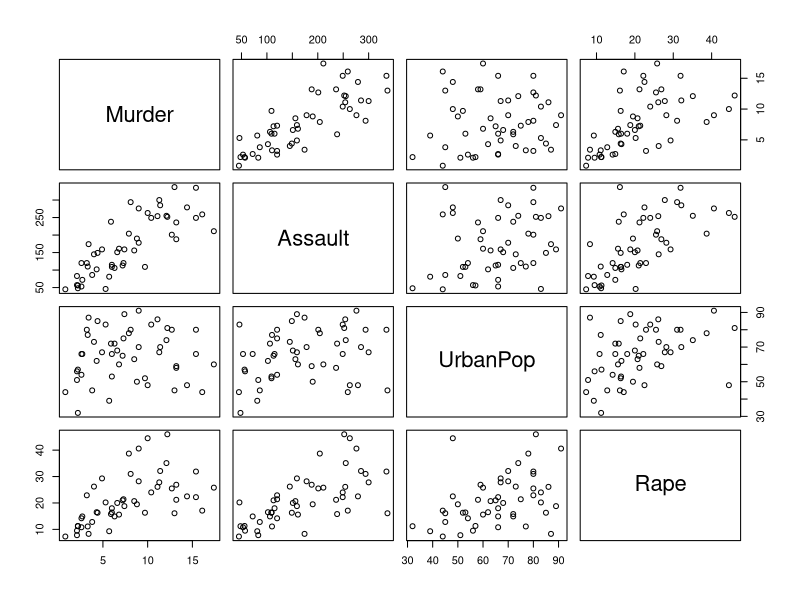
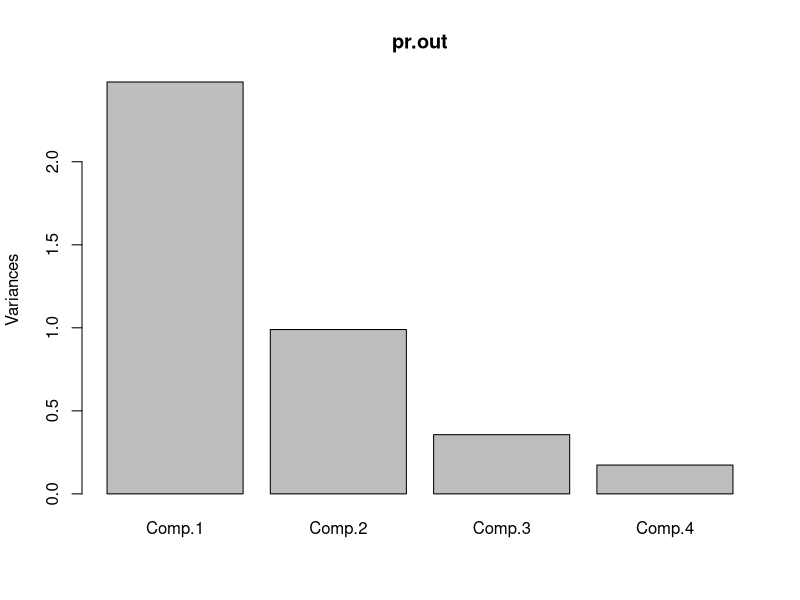

Write R code to recreate these figures, in order.
# This project performs PCA on the USArrests data set

states = row.names(USArrests)

# ?USArrests # run for more info on the data
names(USArrests) 

# Examine the data
apply(USArrests, 2, mean)
apply(USArrests, 2, var)
pairs(USArrests)
cor(USArrests)

pr.out <- princomp(USArrests, scores=TRUE, cor=TRUE)
summary(pr.out) # shows importance of components; proportion of variance
		    # explains how much of the data is explained by that prinicipal component

names(pr.out)
pr.out$loadings # check how much of each variable is contained in each component

plot(pr.out) 








